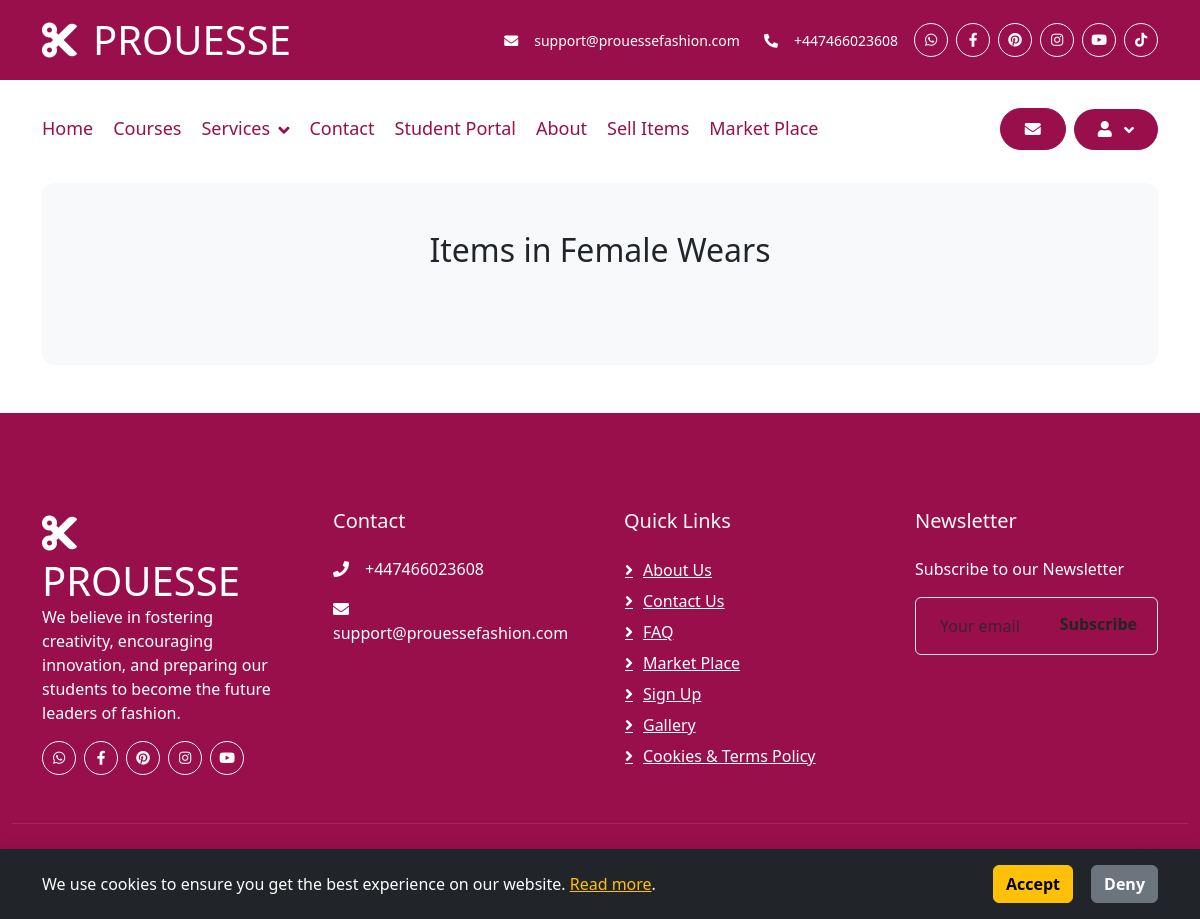
/category/2/ (signed in), run on an earlier commit of the app's database.
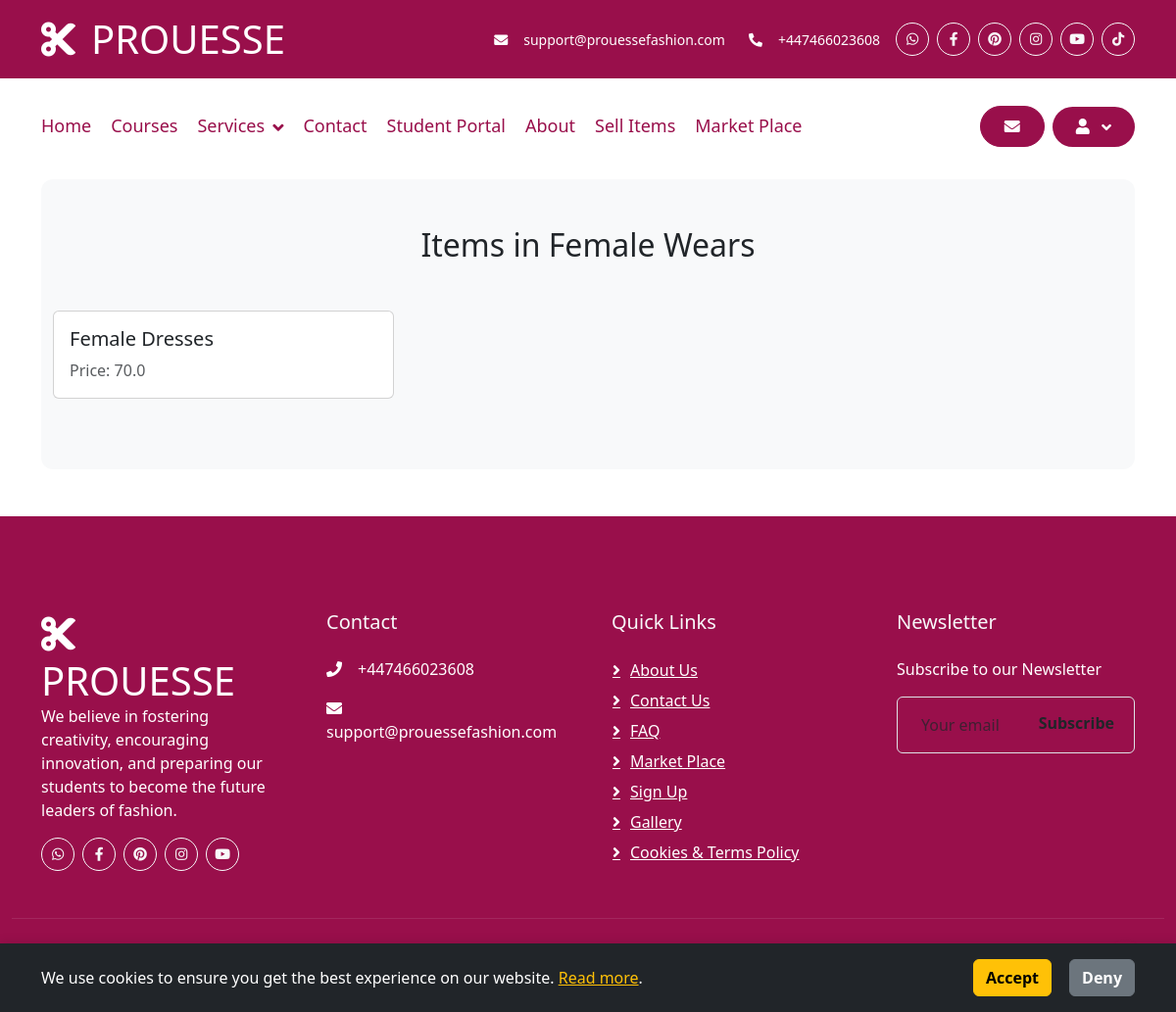
And on a later commit of the database.
### item/models.py (models this page shows, shortened)
class Item(models.Model):
    category = models.ForeignKey('Category', related_name='items', on_delete=models.CASCADE, default=1)
    name = models.CharField(max_length=255)
    description = models.TextField(default="", blank=True, null=True)
    price = models.FloatField(default=0)
    is_sold = models.BooleanField(default=False)
    created_at = models.DateTimeField(auto_now_add=True)
    created_by = models.ForeignKey(
        get_user_model(),
        related_name='items',
        on_delete=models.CASCADE,
        null=True,
        blank=True,
    )
    is_sale = models.BooleanField(default=False)
    sale_price = models.FloatField(default=0)

### core/views.py (the view)
# urls.py: path('category/<int:category_id>/', views.category_items, name='category_items'),
def category_items(request, category_id):
    category_obj = get_object_or_404(Category, pk=category_id)
    items = Item.objects.filter(category_id=category_id, is_sold=False)
    return render(request, 'core/category_items.html', {
        'category': category_obj,
        'items': items,
    })

### core/templates/core/category_items.html (shortened to what this page needs)
{% extends "core/base.html" %}
{% block content %}
    <div class="container mt-6 px-6 py-12 bg-light rounded-xl">
        <h2 class="mb-12 text-center">Items in {{ category.name }}</h2>
        <div class="row">
            {% for item in items %}
            <div class="col-md-4 mb-4">
                <a href="{% url 'item:detail' item.id %}" class="text-decoration-none text-dark">
                    <div class="card h-100">
                        <div class="card-body">
                            <h2 class="card-title h5">{{ item.name }}</h2>
                            <p class="card-text text-muted">Price: {{ item.price }}</p>
                        </div>
                    </div>
                </a>
            </div>
            {% endfor %}
        </div>
    </div>
{% endblock %}

What changed in the data, as far as the page shows it:
added Item: name "Female Dresses", price "70.0"
